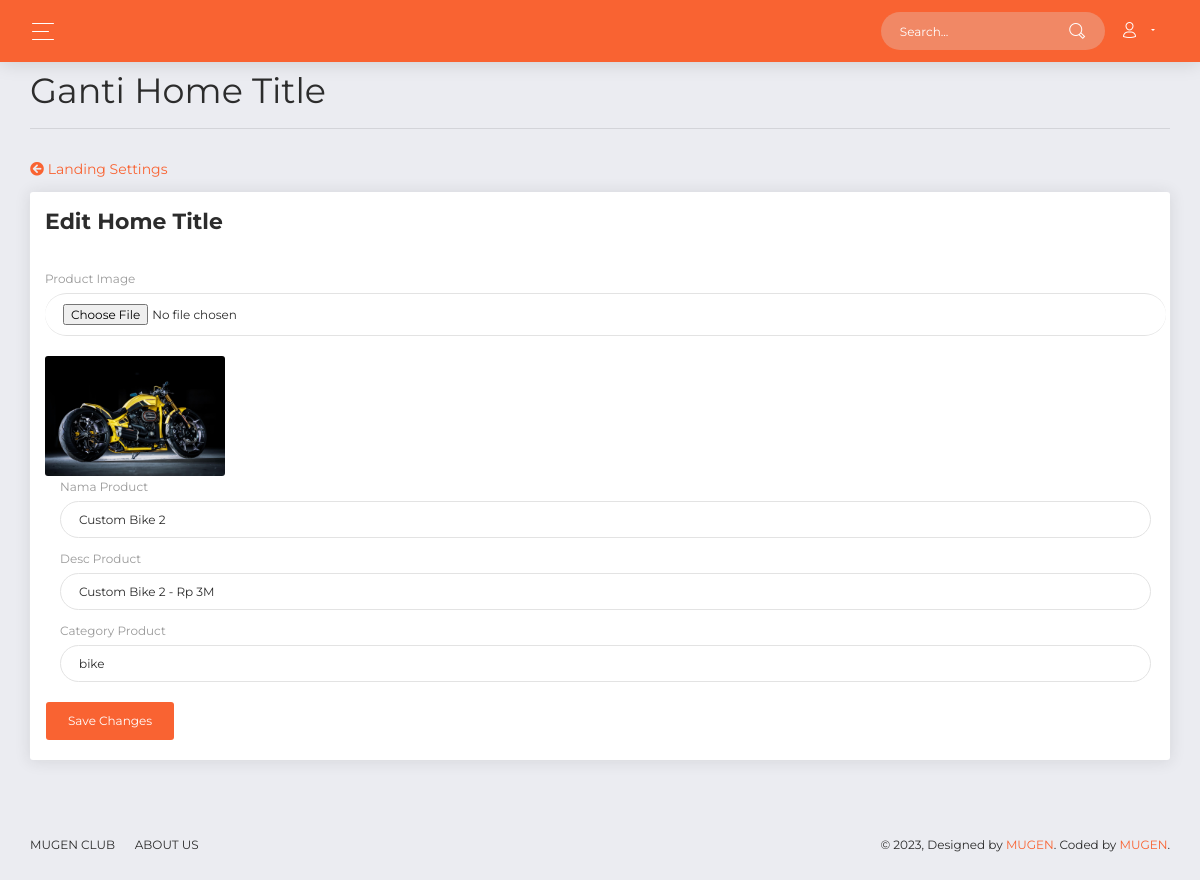
/examples/admin.php?p=ganti_product&id=1, run on the app's committed database.
### tables this page shows
CREATE TABLE `product` (
  `id` bigint(20) NOT NULL,
  `img` varchar(255) NOT NULL,
  `name_product` varchar(50) NOT NULL,
  `desc_product` varchar(50) NOT NULL,
  `cat_product` varchar(255) NOT NULL
);

### examples/ganti_product.php (the view, shortened to what this page needs)
<?php
$id = $_GET["id"];
$products = $conn->query("select * from product WHERE id = '$id'");
$data = $products->fetch_assoc();
?>
<div class="content">
  <div class="row">
    <div class="col-lg-12">
      <h2>Ganti Home Title <hr></h3>
    </div>
  </div>
  <div class="row">
    <div class="col-lg-4">
    <a href="admin.php?p=landing"><i class="fas fa-arrow-circle-left mb-3"></i> Landing Settings</a>
    </div>
  </div>
  <div class="row">
          <div class="col-lg-12">
            <div class="card">
              <div class="card-header">
                <h5 class="title">Edit Home Title</h5>
              </div>
              <div class="card-body">
                <form action="ganti_product_act.php" method="POST" enctype="multipart/form-data">
                  <div class="row">
                  <div class="col-lg-12">
                    <label>Product Image</label>
                    </div>
                    <div class="col-lg-12 pr-1">
                    <div class="input-group">
                            <input type="file" class="form-control" name="img" id="customFile">
                            </div>
                            <img style="margin-top:10px;" height="120px" width="auto" src="<?php echo"../assets/img/upload/".$data["img"];?>">
                    </div>
                  </div>
                  <div class="col-lg-12 pr-1">
                      <div class="form-group">
                        <label>Nama Product</label>
                        <input type="text" name="name_product" class="form-control" placeholder="Nama Product" value="<?= $data["name_product"];?>">
                      </div>
                    </div>
                    <div class="col-lg-12 pr-1">
                      <div class="form-group">
                        <label>Desc Product</label>
                        <input type="text" name="desc_product" class="form-control" placeholder="Desc Product" value="<?= $data["desc_product"];?>">
                      </div>
                    </div>
                    <div class="col-lg-12 pr-1">
                      <div class="form-group">
                        <label>Category Product</label>
                        <input type="text" name="cat_product" class="form-control" placeholder="Category Product" value="<?= $data["cat_product"];?>">
                      </div>
                    </div>
                  <div class="row">
                    <div class="col-lg-12 pr-1">
                      <button type="submit" class="btn btn-primary">Save Changes</button>
                    </div>
                  </div>
                </form>
                </div>
        </div>
              </div>
            </div>

### data on the page
product: img (picture), name_product "Custom Bike 2", desc_product "Custom Bike 2 - Rp 3M", cat_product "bike"
